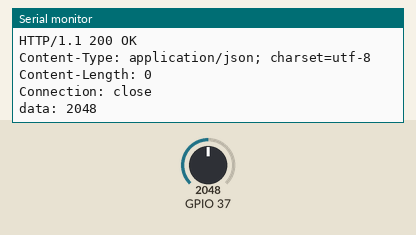
Recording of a sketch running on a simulated ESP32. On the bench: the last lines printed to the serial monitor. Inputs (shaded band) come from the test bench; at power-on: GPIO 37 = 2048. Uploads are accepted with an empty reply.

Above: at 8.0 s.
8.1 s: GPIO 37 set to 2866
At 10.2 s:
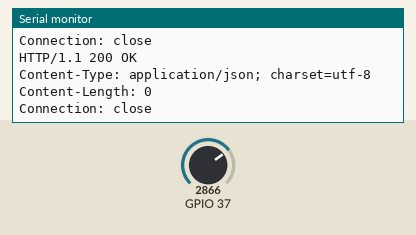
16.2 s: GPIO 37 set to 3603
At 22.5 s:
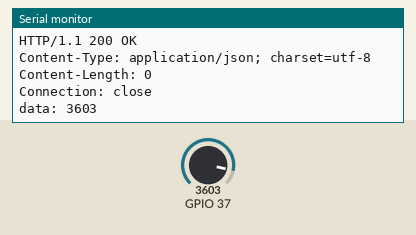
Timing chart, 0 to 24.0 s (numbered marks = the images above; inputs shaded):
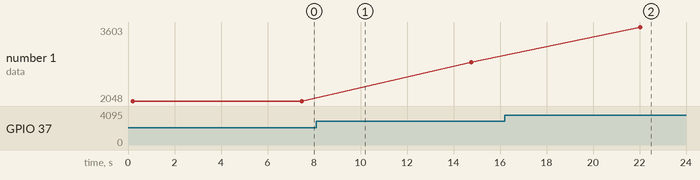

Measured:
- after the input at 16.2 s, the serial monitor: prints a new line after 5.8 s (image 2)
- plotted number 1: 2048 → 2866 after the input at 8.1 s, 2866 → 3603 after the input at 16.2 s

The sketch:

4.2.2.ino
```cpp
#include <WiFiClientSecure.h> // HTTPS通信のために必要

String TARGET_HOST = "f-io.net"; //ファストセンシングのホスト名
String DEVICE_TOKEN = "metjeb44meqxgz6d"; //デバイストークンを指定
String CHANNEL = "5o2bc524"; //利用するチャンネルを指定

int analog;

void setup() {
  Serial.begin(115200);
}

void loop() {
  analog = analogRead(A1);
  String trainDelayJson = getTrainDelayJson(analog);   // JSONを取得する
  Serial.print(trainDelayJson);
  delay(5000);
}

String getTrainDelayJson(int sendData) {
  WiFiClientSecure client; // 変数を宣言

  // サーバーにHTTPSのデフォルトポート（443）でアクセスしてみる
  if ( !client.connect(TARGET_HOST.c_str(), 443) ) {
    Serial.println("接続失敗");
    return "";
  }

  Serial.print("data: ");
  Serial.println(sendData);

  client.print(String("GET /d1/"+DEVICE_TOKEN+"/?"+CHANNEL+"="+(String)sendData+" HTTP/1.1\r\n") +
               "Content-type: application/json \r\n" +
               "Host: "+TARGET_HOST.c_str()+"\r\n" +
               "Connection: close\r\n\r\n"); // HTTP-GETのリクエストメッセージを書く

  // レスポンスが来るまでちょっと待つ
  delay(1000);

  // HTTP-GETのレスポンスを保存しておく変数
  String response = "";

  // レスポンスを変数に格納する
  while (client.available()) {
    response += client.readStringUntil('\r');
  }

  Serial.println("接続成功");
  Serial.println(response);

  return response;
}
```
